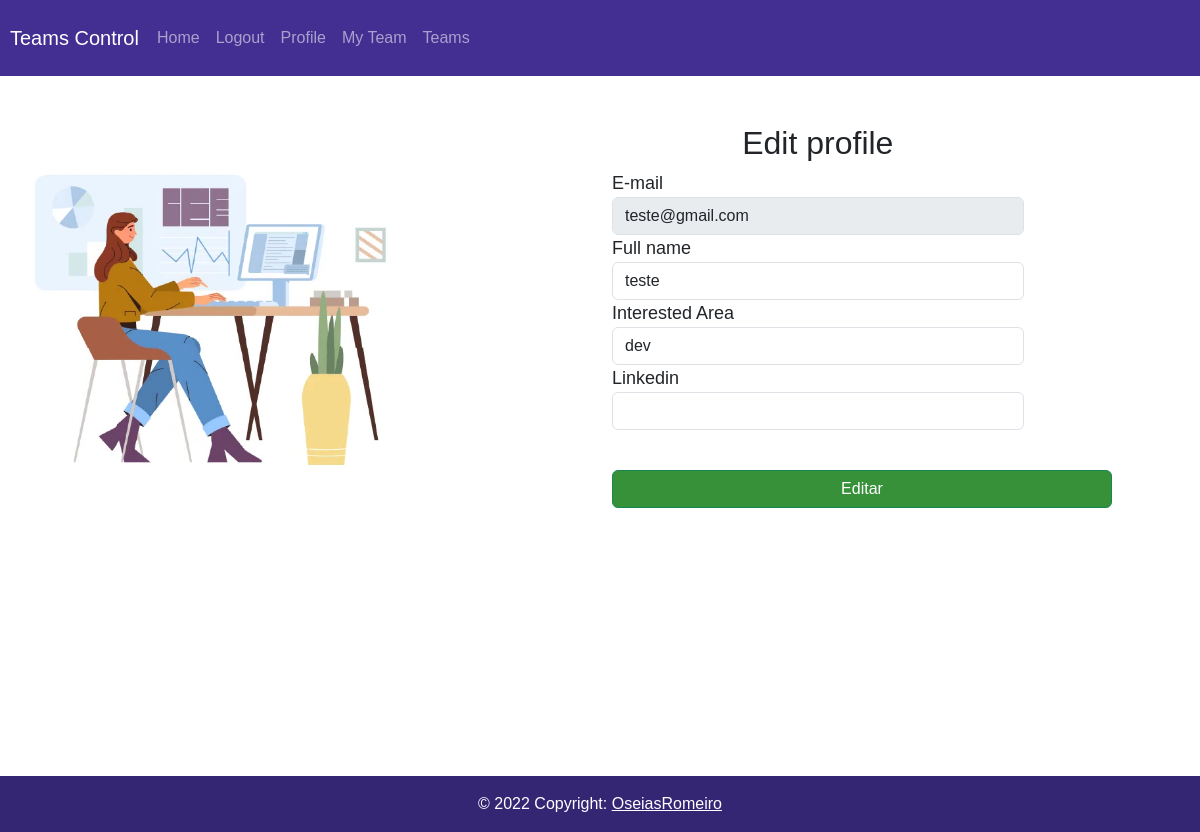
Page /profile/2/ (signed in) on the committed database.
### app/models.py (models this page shows, shortened)
class CustomUser(AbstractUser):
    email = models.EmailField('E-mail', unique=True)
    nome_completo = models.CharField('Nome comlpeto', max_length=100)
    interesse = models.CharField('Area de interesse', max_length=100)
    linkedin = models.CharField('Linkedin', max_length=100)
    is_staff = models.BooleanField('Membro', default=True)
    USERNAME_FIELD = 'email'
    REQUIRED_FIELDS = ['nome_completo', 'interesse']
    objects = CustomUserManager()

### app/views.py (the view, shortened to what this page needs)
# urls.py: path('profile/<int:pk>/', EditProfile.as_view(), name='profile'),
class EditProfile(LoginRequiredMixin, UpdateView):
    template_name = 'profile.html'
    fields = ['nome_completo', 'interesse', 'linkedin']
    model = CustomUser

### app/templates/profile.html (shortened to what this page needs)
{% extends 'base.html' %}
{% load static %}
{% block content %}
<div class="row d-flex justify-content-center">
    <div class="col-sm-12 col-md-6">
        <img class="img-fluid" src="{% static 'img/work.png' %}" width="70%">
    </div>
    <div class="col-sm-12 col-md-6">
    <div class="card-body" style="max-width: 70%;">
        <br><br>
        <h2 class="text-center">Edit profile</h2>
        <form method="post">{% csrf_token %}
            <div class="form-group">
                <label for="email">E-mail</label>
                <input type="email" class="form-control" value="{{ user.email }}" disabled>
            </div>
            <div class="form-group">
                <label for="nome_completo">Full name</label>
                <input type="text" class="form-control" name="nome_completo" value="{{ user.nome_completo }}">
            </div>
            <div class="form-group">
                <label for="interesse">Interested Area</label>
                <input type="text" class="form-control" name="interesse" value="{{ user.interesse }}">
            </div>
            <div class="form-group">
                <label for="linkedin">Linkedin</label>
                <input type="text" class="form-control" name="linkedin" value="{{ user.linkedin }}">
            </div>
            <div class="text-center">
                <button type="submit" class="btn btn-success btn-login">Editar</button>
            </div>
        </form>
    </div>
    </div>
</div>
{% endblock %}

### app/static/css/style.css (style rules this page uses)
body { font-family: Arial, Helvetica, sans-serif; }
.btn-success { background-color: #369138; }
.btn-login { width: 500px; margin-top: 40px; }

### app/static/css/customCreate.css (style rules this page uses)
input { width: 600px; }
input, label { font-size: 18px; display: block; }

### rows in the picture
CustomUser: email "teste@gmail.com", nome_completo "teste", interesse "dev"
